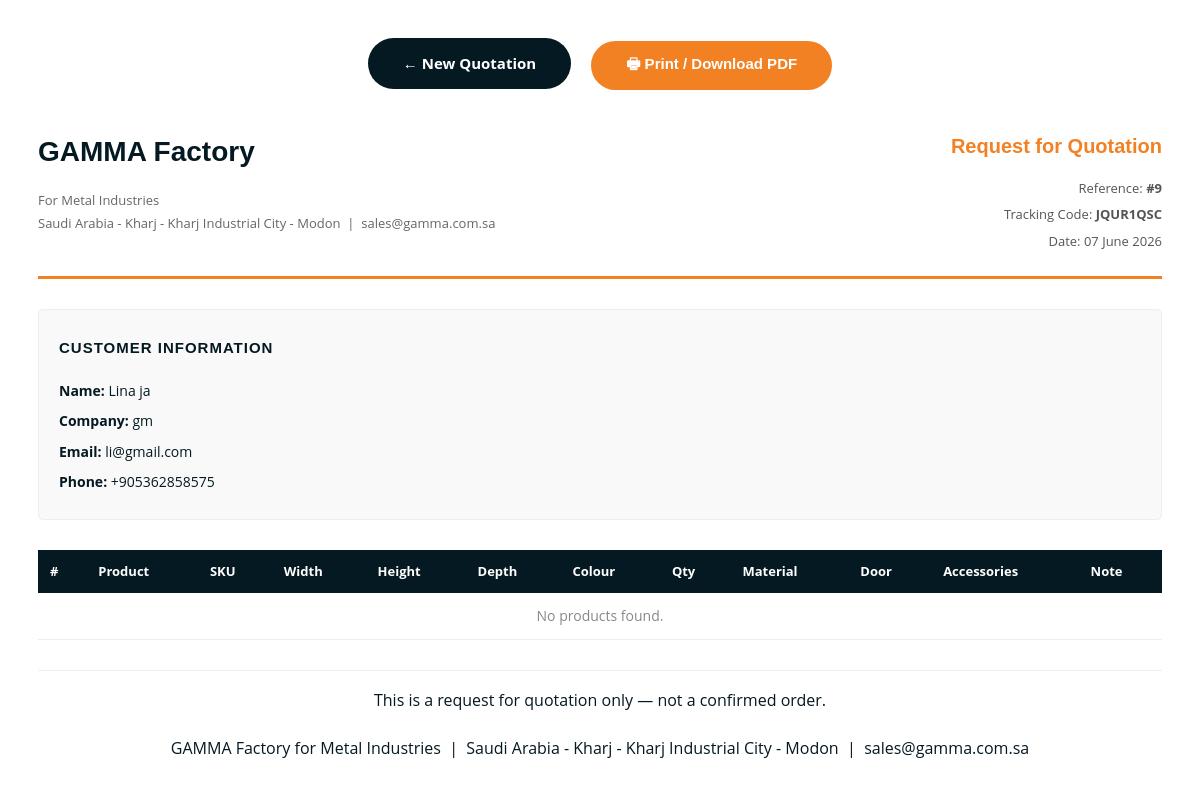
Page /quotation/print/9/ on the committed database.
### company/models.py (models this page shows, shortened)
class CompanyProfile(models.Model):
    catalogue     = models.FileField(upload_to='catalogue/', blank=True, null=True)
    email         = models.EmailField(blank=True)
    phone         = models.CharField(max_length=50, blank=True)
    address       = models.TextField(blank=True)
    working_hours = models.CharField(max_length=100, blank=True)
    map_link      = models.CharField(max_length=500, blank=True, help_text="Google Maps embed URL (optional)")
    class Meta:
        verbose_name        = 'Company Profile'
        verbose_name_plural = 'Company Profile'

### product/models.py (models this page shows, shortened)
class Quotation(models.Model):
    name           = models.CharField(max_length=100)
    company        = models.CharField(max_length=100)
    email          = models.EmailField()
    phone          = models.CharField(max_length=20, blank=True)
    STATUS_CHOICES = [
        ('pending',   'Pending'),
        ('in_review', 'In Review'),
        ('quoted',    'Quoted'),
        ('rejected',  'Rejected'),
    ]
    submitted_at   = models.DateTimeField(auto_now_add=True)
    user           = models.ForeignKey(User, null=True, blank=True, on_delete=models.SET_NULL)
    status         = models.CharField(max_length=20, choices=STATUS_CHOICES, default='pending')
    tracking_code  = models.CharField(max_length=20, blank=True)

### product/views.py (the view)
# urls.py: path('quotation/print/<int:pk>/', quotation_print, name='quotation_print'),
def quotation_print(request, pk):
    my_quotation = get_object_or_404(Quotation, pk=pk)
    all_items    = my_quotation.items.all()
    company      = CompanyProfile.objects.first()
    return render(request, 'quotation_print.html', {
        'quotation': my_quotation,
        'all_items': all_items,
        'company'  : company,
    })

### templates/quotation_print.html (shortened to what this page needs)
{% load static %}
<!DOCTYPE html>
<html lang="en">
<head>
    <link rel="stylesheet" href="{% static 'assets/css/main.css' %}">
</head>
<body style="padding: 30px;">
    <div class="print-buttons">
        {% if user.is_authenticated %}
        <a href="{% url 'dashboard' %}" class="back-btn">&#8592; Back to Dashboard</a>
        {% else %}
        <a href="{% url 'quotation' %}" class="back-btn">&#8592; New Quotation</a>
        {% endif %}
        <button class="print-btn" onclick="window.print()">&#128438; Print / Download PDF</button>
    </div>
    <div class="print-header">
        <div>
            <h1>GAMMA Factory</h1>
            <p>For Metal Industries</p>
            <p>
                {% if company.address %}{{ company.address }}{% endif %}
                {% if company.address and company.email %} &nbsp;|&nbsp; {% endif %}
                {% if company.email %}{{ company.email }}{% endif %}
            </p>
        </div>
        <div class="quotation-ref">
            <h2>Request for Quotation</h2>
            <p>Reference: <strong>#{{ quotation.pk }}</strong></p>
            <p>Tracking Code: <strong>{{ quotation.tracking_code }}</strong></p>
            <p>Date: {{ quotation.submitted_at|date:"d F Y" }}</p>
        </div>
    </div>
    <div class="customer-box">
        <h3>Customer Information</h3>
        <p><span>Name:</span> {{ quotation.name }}</p>
        <p><span>Company:</span> {{ quotation.company }}</p>
        <p><span>Email:</span> {{ quotation.email }}</p>
        {% if quotation.phone %}
        <p><span>Phone:</span> {{ quotation.phone }}</p>
        {% endif %}
    </div>
    <table class="products-table">
        <thead>
            <tr>
                <th>#</th>
                <th>Product</th>
                <th>SKU</th>
                <th>Width</th>
                <th>Height</th>
                <th>Depth</th>
                <th>Colour</th>
                <th>Qty</th>
                <th>Material</th>
                <th>Door</th>
                <th>Accessories</th>
                <th>Note</th>
            </tr>
        </thead>
        <tbody>
            {% for item in all_items %}
            <tr>
                <td>{{ forloop.counter }}</td>
                <td>{{ item.product.name|default:"-" }}</td>
                <td>{{ item.sku|default:"-" }}</td>
                <td>{{ item.width|default:"-" }}{% if item.width %} mm{% endif %}</td>
                <td>{{ item.height|default:"-" }}{% if item.height %}U{% endif %}</td>
                <td>{{ item.depth|default:"-" }}{% if item.depth %} mm{% endif %}</td>
                <td>{{ item.color|default:"-" }}</td>
                <td>{{ item.quantity }}</td>
                <td>{{ item.get_material_display|default:"-" }}</td>
                <td>{{ item.get_door_display|default:"-" }}</td>
                <td>{{ item.accessories|default:"-" }}</td>
                <td>{{ item.note|default:"-" }}</td>
            </tr>
            {% empty %}
            <tr>
                <td colspan="12" style="text-align:center; color:#888;">No products found.</td>
            </tr>
            {% endfor %}
        </tbody>
    </table>
    <div class="print-footer">
        <p>This is a request for quotation only — not a confirmed order.</p>
        <p>
            GAMMA Factory for Metal Industries
            {% if company.address %} &nbsp;|&nbsp; {{ company.address }}{% endif %}
            {% if company.email %} &nbsp;|&nbsp; {{ company.email }}{% endif %}
        </p>
    </div>
</body>
</html>

### static/assets/css/main.css (style rules this page uses)
html, body { height: 100%; }
body { font-family: "Open Sans", sans-serif; font-size: 1rem; font-weight: 400; line-height: 1.8; color: #051922; overflow-x: hidden; }
a { text-decoration: none; cursor: pointer; transition: all 0.2s; }
h1, h2, h3, h4, h5, h6 { font-family: "Poppins", sans-serif; font-weight: 700; color: #051922; margin: 0 0 1.25rem 0; }
h1 { font-size: 4rem; line-height: 4rem; }
h2 { font-size: 3rem; line-height: 3.25rem; }
h3 { font-size: 2rem; line-height: 2.25rem; }
p { font-family: "Open Sans", sans-serif; font-size: 1rem; line-height: 1.8; color: #051922; margin: 0 0 1.25rem 0; }
p:last-child { margin: 0; }
.print-buttons { text-align: center; margin-bottom: 30px; }
.print-btn { display: inline-block; background-color: #F28123; color: #fff; padding: 12px 35px; border: none; border-radius: 50px; font-size: 15px; font-weight: 700; cursor: pointer; margin: 0 8px; text-decoration: none; }
.back-btn { display: inline-block; background-color: #051922; color: #fff; padding: 12px 35px; border: none; border-radius: 50px; font-size: 15px; font-weight: 700; cursor: pointer; margin: 0 8px; text-decoration: none; }
.print-header { display: flex; justify-content: space-between; align-items: flex-start; border-bottom: 3px solid #F28123; padding-bottom: 20px; margin-bottom: 30px; }
.print-header h1 { font-size: 28px; color: #051922; margin: 0 0 5px 0; }
.print-header p { margin: 0; color: #666; font-size: 13px; }
.quotation-ref { text-align: right; }
.quotation-ref h2 { font-size: 20px; color: #F28123; margin: 0 0 5px 0; }
.quotation-ref p { margin: 3px 0; font-size: 13px; color: #555; }
.customer-box { background: #f9f9f9; border: 1px solid #eee; border-radius: 5px; padding: 20px; margin-bottom: 30px; }
.customer-box h3 { font-size: 15px; font-weight: 700; color: #051922; margin: 0 0 12px 0; text-transform: uppercase; letter-spacing: 1px; }
.customer-box p { margin: 5px 0; font-size: 14px; }
.customer-box span { font-weight: 700; color: #051922; }
.products-table { width: 100%; border-collapse: collapse; margin-bottom: 30px; }
.products-table th { background-color: #051922; color: #fff; padding: 10px 12px; text-align: left; font-size: 13px; }
.products-table td { padding: 10px 12px; border-bottom: 1px solid #eee; font-size: 14px; }
.print-footer { border-top: 1px solid #eee; padding-top: 15px; font-size: 12px; color: #888; text-align: center; }

### rows in the picture
CompanyProfile: address "Saudi Arabia - Kharj - Kharj Industrial City - Modon", email "sales@gamma.com.sa"
Quotation: pk "9", tracking_code "JQUR1QSC", submitted_at "07 June 2026", name "Lina ja", company "gm", email "li@gmail.com", phone "+905362858575"
